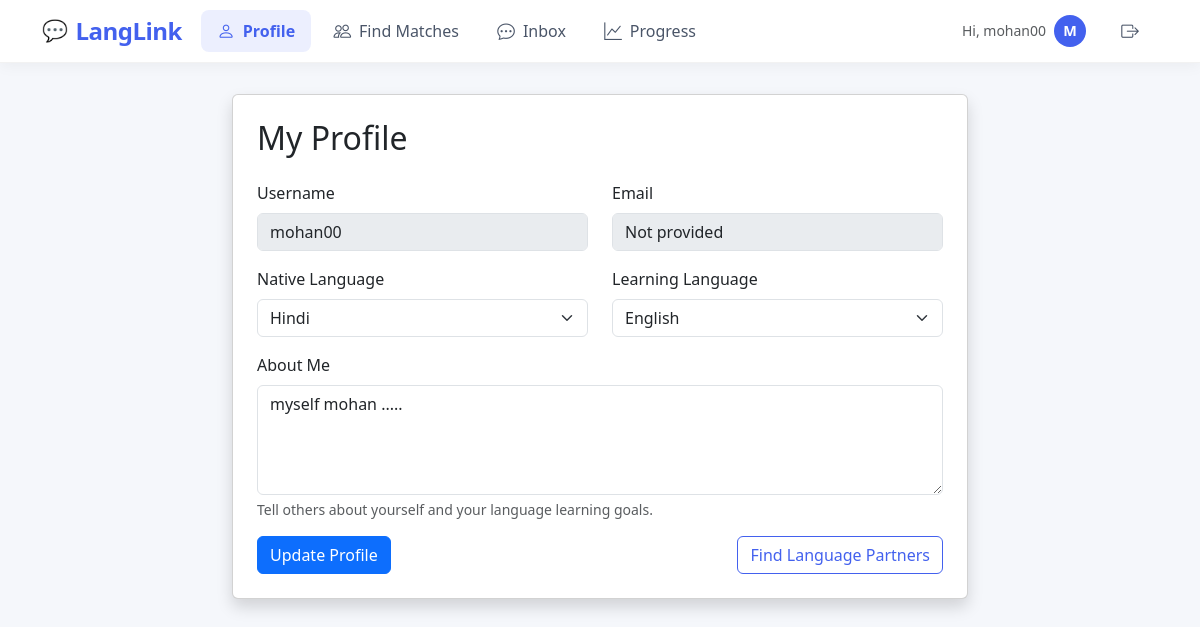
Screenshot of /profile/ (signed in) with the database file from the repository.
### main/models.py (models this page shows, shortened)
class Profile(models.Model):
    LANGUAGES = [
        ('en', 'English'),
        ('es', 'Spanish'),
        ('fr', 'French'),
        ('de', 'German'),
        ('it', 'Italian'),
        ('pt', 'Portuguese'),
        ('ru', 'Russian'),
        ('zh', 'Chinese'),
        ('ja', 'Japanese'),
        ('ko', 'Korean'),
        ('hi', 'Hindi'),
    ]
    user = models.OneToOneField(User, on_delete=models.CASCADE)
    native_language = models.CharField(max_length=2, choices=LANGUAGES)
    learning_language = models.CharField(max_length=2, choices=LANGUAGES)
    bio = models.TextField(max_length=500, blank=True)
    profile_picture = models.ImageField(upload_to=user_profile_picture_path, null=True, blank=True)
    created_at = models.DateTimeField(auto_now_add=True)
    updated_at = models.DateTimeField(auto_now=True)
    is_online = models.BooleanField(default=False)
    last_seen = models.DateTimeField(default=timezone.now)

### main/views.py (the view)
# urls.py: path('profile/', views.profile_view, name='profile'),
@login_required
def profile_view(request):
    profile = request.user.profile
    if request.method == 'POST':
        form = ProfileForm(request.POST, instance=profile)
        if form.is_valid():
            form.save()
            messages.success(request, 'Profile updated successfully!')
            return redirect('main:profile')
    else:
        form = ProfileForm(instance=profile)
    return render(request, 'profile.html', {'form': form})

### main/forms.py
class ProfileForm(forms.ModelForm):
    class Meta:
        model = Profile
        fields = ['native_language', 'learning_language', 'bio', 'profile_picture']
        widgets = {
            'bio': forms.Textarea(attrs={'rows': 4, 'class': 'form-control'}),
            'native_language': forms.Select(attrs={'class': 'form-select'}),
            'learning_language': forms.Select(attrs={'class': 'form-select'}),
            'profile_picture': forms.ClearableFileInput(attrs={'class': 'form-control'}),
        }
    def __init__(self, *args, **kwargs):
        super().__init__(*args, **kwargs)
        self.fields['native_language'].required = True
        self.fields['learning_language'].required = True
        native_lang = self.data.get('native_language') or (self.instance and self.instance.native_language)
        learning_lang = self.data.get('learning_language') or (self.instance and self.instance.learning_language)
        if native_lang and learning_lang and native_lang == learning_lang:
            self.add_error('learning_language', 'Native and learning languages must be different.')

### main/context_processors.py (called while the page is built)
def unread_messages_count(request):
    if request.user.is_authenticated:
        return {
            'unread_messages_count': Message.objects.filter(
                receiver=request.user,
                is_read=False
            ).count()
        }
    return {'unread_messages_count': 0}

### templates/profile.html (shortened to what this page needs)
{% extends 'base.html' %}
{% block content %}
<div class="row justify-content-center">
    <div class="col-lg-8">
        <div class="card shadow">
            <div class="card-body p-4">
                <h2 class="mb-4">My Profile</h2>
                <form method="post" action="{% url 'main:profile' %}">
                    <div class="row mb-3">
                        <div class="col-md-6">
                            <label for="id_username" class="form-label">Username</label>
                            <input type="text" class="form-control" value="{{ user.username }}" disabled>
                        </div>
                        <div class="col-md-6">
                            <label for="id_email" class="form-label">Email</label>
                            <input type="email" class="form-control" value="{{ user.email|default:'Not provided' }}" disabled>
                        </div>
                    </div>
                    <div class="row mb-3">
                        <div class="col-md-6">
                            <label for="id_native_language" class="form-label">Native Language</label>
                            {{ form.native_language }}
                        </div>
                        <div class="col-md-6">
                            <label for="id_learning_language" class="form-label">Learning Language</label>
                            {{ form.learning_language }}
                        </div>
                    </div>
                    <div class="mb-3">
                        <label for="id_bio" class="form-label">About Me</label>
                        {{ form.bio }}
                        <div class="form-text">Tell others about yourself and your language learning goals.</div>
                    </div>
                    <div class="d-flex justify-content-between align-items-center">
                        <button type="submit" class="btn btn-primary">Update Profile</button>
                        <a href="{% url 'main:matches' %}" class="btn btn-outline-primary">Find Language Partners</a>
                    </div>
                </form>
            </div>
        </div>
    </div>
</div>
{% endblock %}

### templates/base.html (shortened to what this page needs)
<!DOCTYPE html>
<html lang="en">
<head>
    <link href="https://cdn.jsdelivr.net/npm/bootstrap@5.3.0/dist/css/bootstrap.min.css" rel="stylesheet">
    <link rel="stylesheet" href="https://cdn.jsdelivr.net/npm/bootstrap-icons@1.10.0/font/bootstrap-icons.css">
</head>
<body>
    <nav class="navbar navbar-expand-lg fixed-top">
        <div class="container">
            <a class="navbar-brand" href="{% url 'main:home' %}">LangLink</a>
            <div class="collapse navbar-collapse" id="navbarNav">
                {% if user.is_authenticated %}
                <ul class="navbar-nav me-auto">
                    <li class="nav-item">
                        <a class="nav-link {% if request.resolver_match.url_name == 'profile' %}active{% endif %}" href="{% url 'main:profile' %}">
                            <i class="bi bi-person"></i> Profile
                        </a>
                    </li>
                    <li class="nav-item">
                        <a class="nav-link {% if request.resolver_match.url_name == 'matches' %}active{% endif %}" href="{% url 'main:matches' %}">
                            <i class="bi bi-people"></i> Find Matches
                        </a>
                    </li>
                    <li class="nav-item">
                        <a class="nav-link position-relative {% if request.resolver_match.url_name == 'inbox' or request.resolver_match.url_name == 'chat' %}active{% endif %}" href="{% url 'main:inbox' %}">
                            <i class="bi bi-chat-dots"></i> Inbox
                        </a>
                    </li>
                    <li class="nav-item">
                        <a class="nav-link {% if request.resolver_match.url_name == 'progress_dashboard' %}active{% endif %}" href="{% url 'main:progress_dashboard' %}">
                            <i class="bi bi-graph-up"></i> Progress
                        </a>
                    </li>
                </ul>
                <ul class="navbar-nav">
                    <li class="nav-item d-flex align-items-center">
                        <div class="d-flex align-items-center me-3">
                            <span class="me-2 text-muted small d-none d-md-inline">Hi, {{ user.username }}</span>
                            <div class="user-avatar-small" style="width: 32px; height: 32px; background: var(--primary-color); color: white; border-radius: 50%; display: flex; align-items: center; justify-content: center; font-weight: 600; font-size: 0.9rem;">
                                {{ user.username|slice:":1"|upper }}
                            </div>
                        </div>
                        <a class="nav-link text-danger" href="{% url 'logout' %}" title="Logout">
                            <i class="bi bi-box-arrow-right"></i>
                        </a>
                    </li>
                </ul>
                {% endif %}
            </div>
        </div>
    </nav>
    <main class="container py-4">
        {% block content %}
        {% endblock %}
    </main>
</body>
</html>

### templates/base.html (style rules this page uses)
:root { --primary-color: #4361ee; --primary-light: #4895ef; --secondary-color: #3f37c9; --dark-color: #1a1a2e; --light-color: #f8f9fa; --success-color: #4cc9f0; --danger-color: #f72585; --border-radius: 0.5rem; }
body { padding-top: 70px; background-color: #f5f7fb; font-family: 'Segoe UI', system-ui, -apple-system, sans-serif; }
.navbar { background: white !important; box-shadow: 0 2px 15px rgba(0, 0, 0, 0.05); padding: 0.5rem 0; border-bottom: 1px solid rgba(0, 0, 0, 0.05); }
.navbar-brand { font-weight: 700; color: var(--primary-color) !important; font-size: 1.5rem; letter-spacing: -0.5px; display: flex; align-items: center; gap: 0.5rem; }
.navbar-brand::before { content: '💬'; font-size: 1.3rem; }
.nav-link { color: #4a5568 !important; font-weight: 500; padding: 0.5rem 1rem !important; margin: 0 0.2rem; border-radius: var(--border-radius); transition: all 0.2s ease; position: relative; }
.nav-link:hover, .nav-link.active { background: rgba(67, 97, 238, 0.1); color: var(--primary-color) !important; }
.nav-link.active { font-weight: 600; }
.navbar-nav .nav-link { display: flex; align-items: center; gap: 0.5rem; }
.navbar-nav .nav-link i { font-size: 1.1em; }
.btn-outline-primary { border-color: var(--primary-color); color: var(--primary-color); }

### rows the page displays
Profile: native_language "Hindi", learning_language "English", bio "myself mohan ....."

### other values shown
{{ user.username }} "mohan00"
{{ user.username|slice:":1"|upper }} "M"
